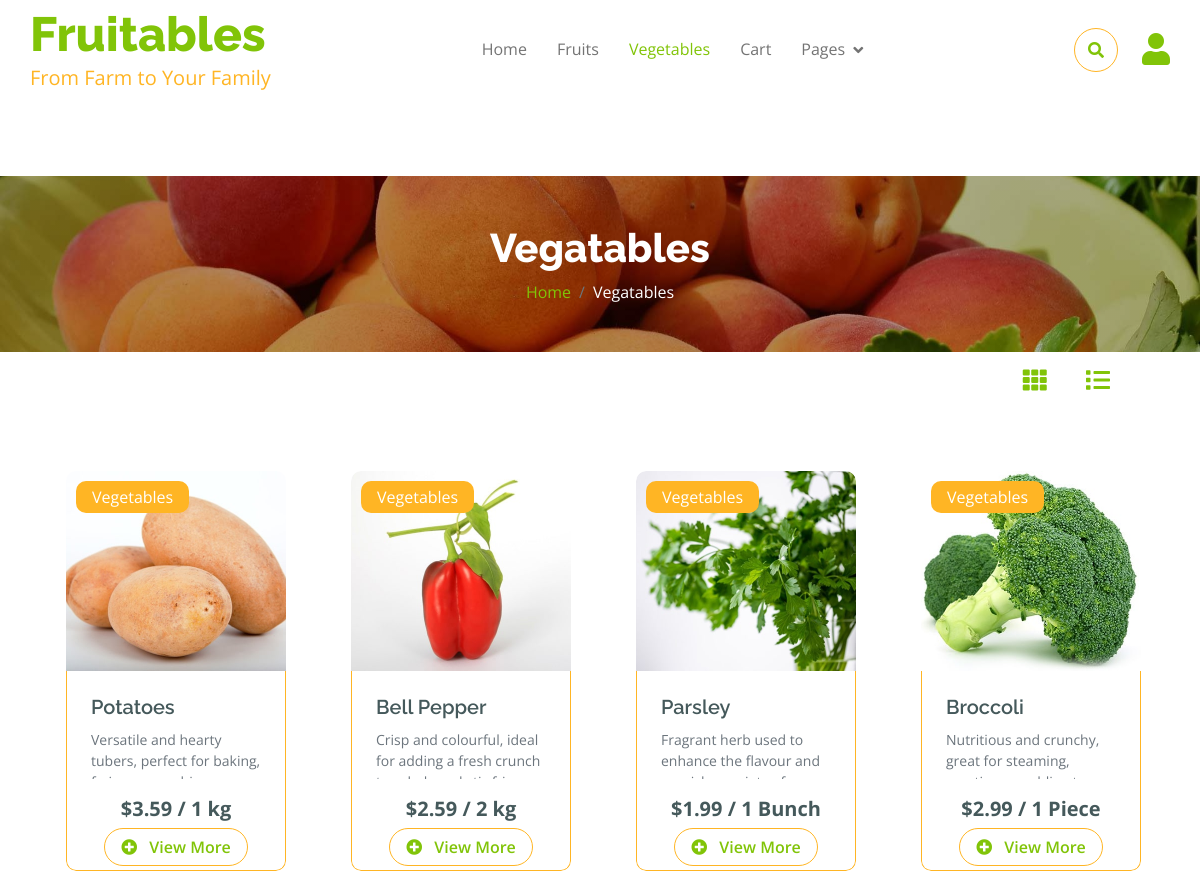
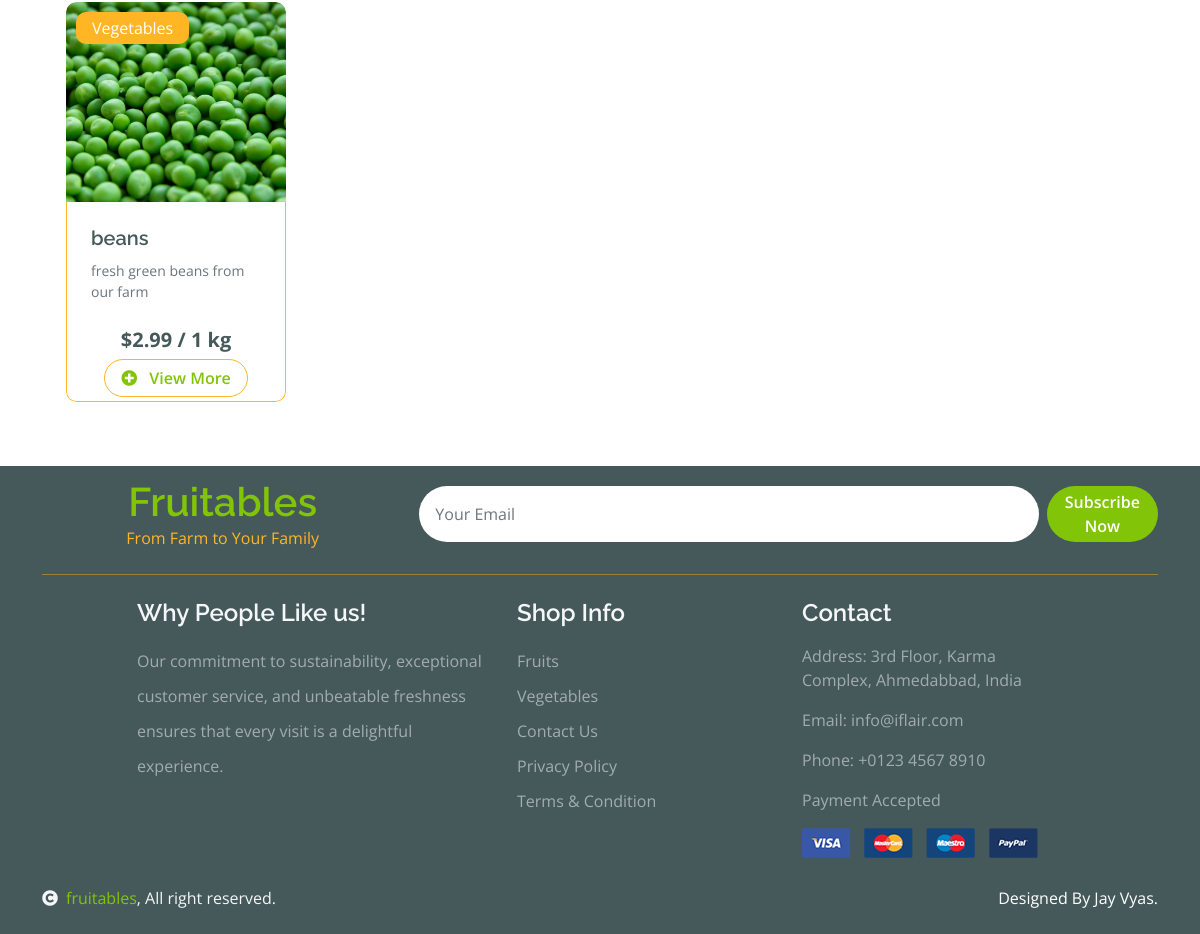
Page /vegetable/ on the committed database (2 pictures, top to bottom).
### myapp/models.py (models this page shows, shortened)
class Products(models.Model):
    product_id = models.AutoField(primary_key=True)
    name = models.CharField(max_length=255)
    image = models.ImageField(upload_to='products/images/')
    description = models.TextField()
    price = models.DecimalField(max_digits=10, decimal_places=2)
    category1 = models.ForeignKey(Category1, on_delete=models.SET_NULL, null=True, blank=True)
    category2 = models.ForeignKey(Category2, on_delete=models.SET_NULL, null=True, blank=True)
    weight = models.CharField(max_length=50, null=True, blank=True)  # Weight with unit (e.g., "1 kg", "1 piece")
    country = models.CharField(max_length=255, null=True, blank=True)  # Country of origin
    out_of_stock = models.BooleanField(default=False)
    created_at = models.DateTimeField(auto_now_add=True)

class Category1(models.Model):
    name = models.CharField(max_length=255)
    def __str__(self):
        return self.name

### myapp/views.py (the view)
# urls.py: path('vegetable/', views.vegetable, name='vegetable'),
def vegetable(request):
    query = request.GET.get('q', '')
    category1_id = Category1.objects.filter(name='Vegetables').first().id
    if query:
        vegetable_products = Products.objects.filter(category1_id=category1_id, name__icontains=query)[:20]
    else:
        vegetable_products = Products.objects.filter(category1_id=category1_id)[:20]
    return render(request, 'vegetable.html', {'vegetable_products': vegetable_products, 'search_query': query})

### myapp/forms.py
class SubscribeForm(forms.Form):
    model = Subscriber
    email = forms.EmailField(
        widget=forms.EmailInput(attrs={
            'class': 'form-control border-0 py-3 px-3 rounded-pill',
            'placeholder': 'Your Email'
        }),
        required=True,
    )

### myapp/context_processors.py (called while the page is built)
def global_context(request):
    return {
        'subscribe_form': SubscribeForm()
    }

def cart_item_count(request):
    if request.user.is_authenticated:
        cart_items = CartItem.objects.filter(user=request.user)
        total_count = sum(item.quantity for item in cart_items)
        return {'cart_item_count': total_count}
    return {'cart_item_count': 0}

### templates/vegetable.html (shortened to what this page needs)
{% extends "base.html" %}
{% load static %}
{% block content %}
<div class="container-fluid page-header py-5">
    <h1 class="text-center text-white display-6">Vegatables</h1>
    <ol class="breadcrumb justify-content-center mb-0">
        <li class="breadcrumb-item"><a href="#">Home</a></li>
        <li class="breadcrumb-item active text-white">Vegatables</li>
    </ol>
</div>
<div class="view-toggle">
    <button id="grid-view" class="view-icon"><i class="fas fa-th"></i></button>
    <button id="list-view" class="view-icon"><i class="fas fa-list"></i></button>
</div>
<div class="container" id="grid-container" class="product-grid">
    <div class="row justify-content">
        <div class="col-lg-13 m-4">
            <div class="row fruite g-6 mt-4">
                {% if vegetable_products %}
                {% for product in vegetable_products %}
                <div class="col-md-7 col-lg-6 col-xl-3 mb-4">
                    <div class="rounded position-relative fruite-item" style="overflow: hidden; width: 220px; height: 400px;">
                        <a href="{% url 'product-detail' product.product_id %}">
                            <div class="fruite-img" style="height: 200px; overflow: hidden;">
                                <img src="{{ product.image.url }}" class="img-fluid w-100" alt="{{ product.name }}" style="height: 100%; object-fit: cover;">
                            </div>
                            <div class="text-white bg-secondary px-3 py-1 rounded position-absolute" style="top: 10px; left: 10px;">{{ product.category1 }}</div>
                            <div class="p-4 border border-secondary border-top-0 rounded-bottom" style="height: 200px;">
                                <h4 style="font-size: 1.25rem; margin-bottom: 10px;">{{ product.name }}</h4>
                                <p style="font-size: 0.875rem; color: #6c757d; margin-bottom: 15px; height: 50px; overflow: hidden;">{{ product.description }}</p>
                                <div class="d-flex justify-content-center flex-lg-wrap">
                                    <p class="text-dark fs-5 fw-bold mb-1">${{ product.price }} / {{ product.weight }}</p>
                                    <a href="{% url 'product-detail' product.product_id %}" class="btn border border-secondary rounded-pill px-3 text-primary">
                                        <i class="fa fa-plus-circle me-2 text-primary"></i> View More
                                    </a>
                                </div>
                            </div>
                        </a>
                    </div>
                </div>
                    {% empty %}
                    <p>No fruit products available.</p>
                    {% endfor %}
                {% else %}
                <p>No vegetable products found for "{{ request.GET.q }}"</p>
                {% endif %}
            </div>
        </div>
    </div>
</div>
<link href={% static 'css/list.css' %} rel="stylesheet">
{% endblock %}

### static/css/style.css (style rules this page uses)
.btn { font-weight: 600; transition: .5s; }
.btn.border-secondary { transition: 0.5s; }
.page-header { position: relative; background: linear-gradient(rgba(0, 0, 0, 0.3), rgba(0, 0, 0, 0.3)), url(../img/cart-page-header-img.jpg); background-position: center center; background-repeat: no-repeat; background-size: cover; }
@media (min-width: 992px) { .hero-header, .page-header { margin-top: 152px !important; } }
.fruite .fruite-item { height: 100%; transition: 0.5s; }
.fruite .fruite-item .fruite-img { overflow: hidden; transition: 0.5s; border-radius: 10px 10px 0 0; }
.fruite .fruite-item .fruite-img img { transition: 0.5s; }

### static/css/list.css (style rules this page uses)
.view-toggle { text-align: right; margin-bottom: 15px; margin-right: 80px; }
.view-icon { background: none; border: none; cursor: pointer; font-size: 24px; margin-left: 15px; padding: 10px; color: #81C408; transition: transform 0.3s; }

### rows in the picture
Products: image (picture), category1 "Vegetables", name "Potatoes", description "Versatile and hearty tubers, perfect for baking,…", price "3.59", weight "1 kg"
Products: image (picture), category1 "Vegetables", name "Bell Pepper", description "Crisp and colourful, ideal for adding a fresh crunch…", price "2.59", weight "2 kg"
Products: image (picture), category1 "Vegetables", name "Parsley", description "Fragrant herb used to enhance the flavour and…", price "1.99", weight "1 Bunch"
Products: image (picture), category1 "Vegetables", name "Broccoli", description "Nutritious and crunchy, great for steaming,…", price "2.99", weight "1 Piece"
Products: image (picture), category1 "Vegetables", name "beans", description "fresh green beans from our farm", price "2.99", weight "1 kg"
